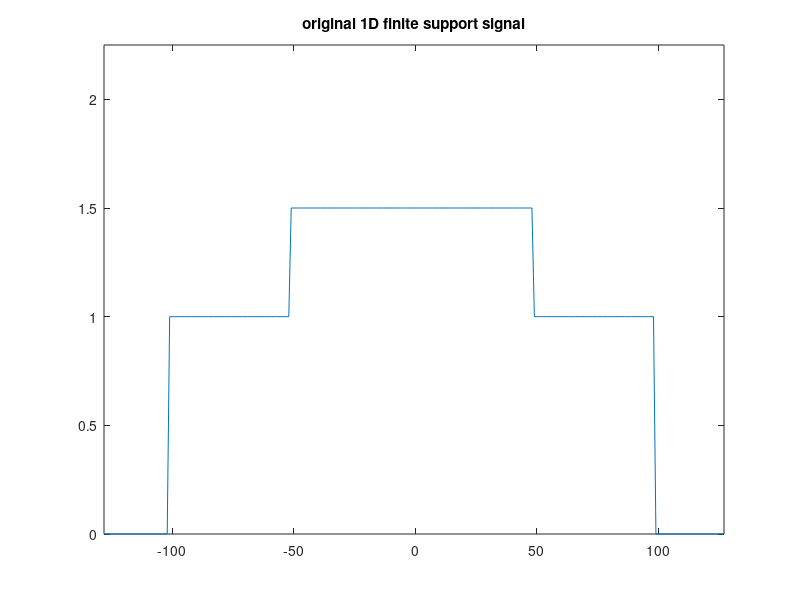
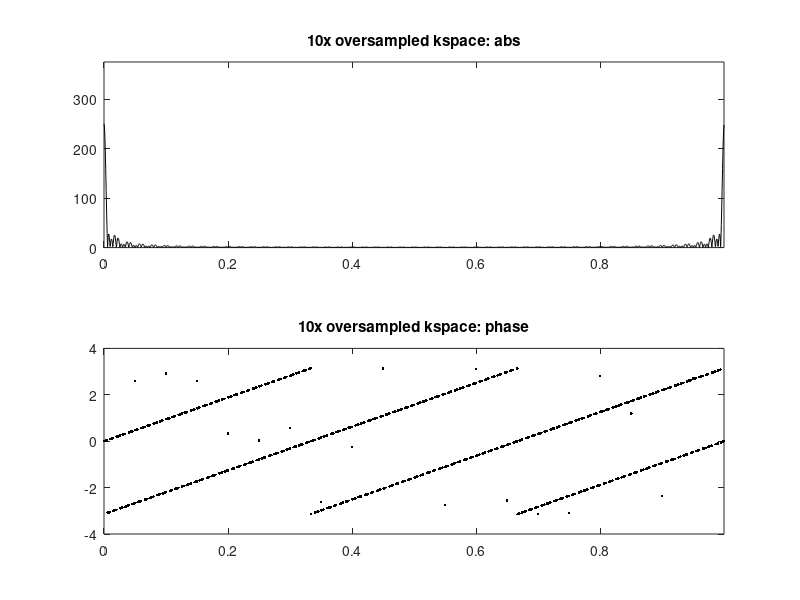
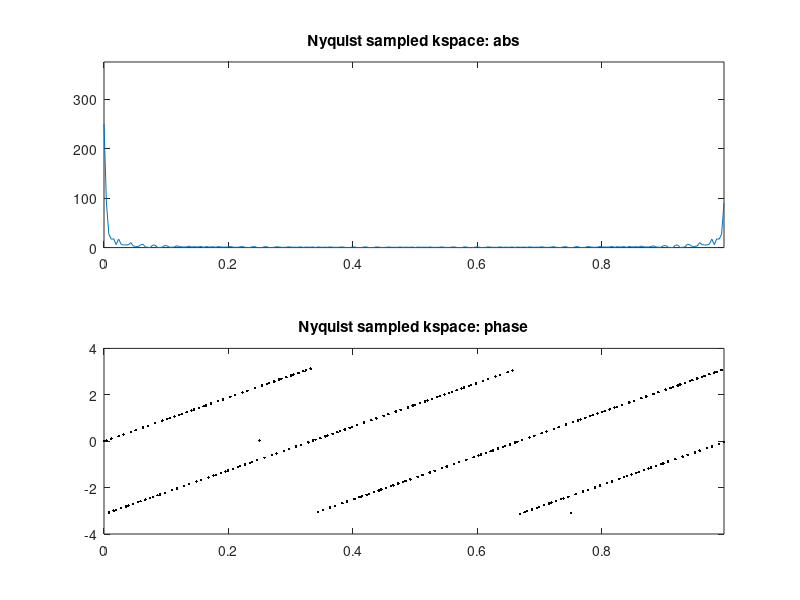
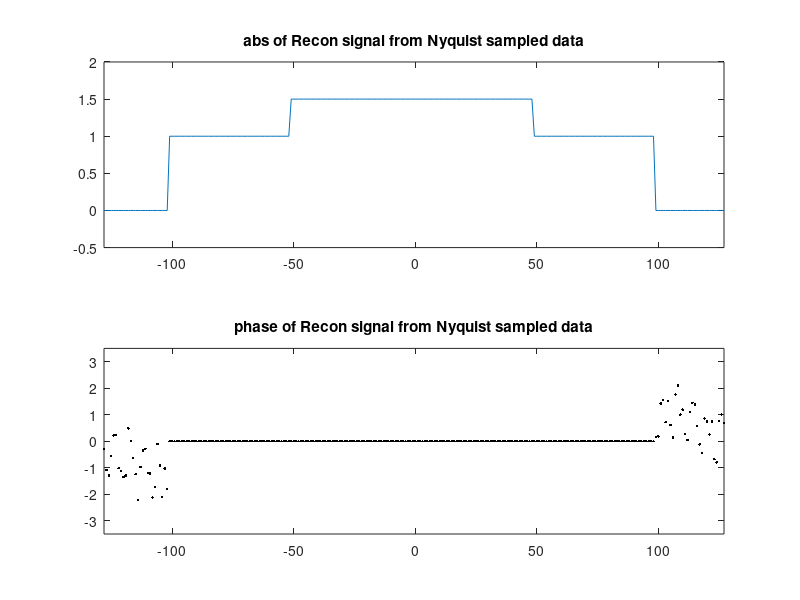

Source code (MATLAB) for these figures, in order:
%---------------------------------------------------
% This script simulates the Bunched Phase Encoding
% which based on Fourier shift theorem
% Reference: MRM, 2006, 55:633-648
% Created by Jia Sen on 2017/04/06
%---------------------------------------------------
clc;clear;close all;

%% Simulate a finite-support 1D image
N = 256;                      % image matrix size
delta_x = 1;                  % image resolution
x = -N/2:delta_x:N/2-1;       % image pixel positions
im = zeros(N,1);
im(N/2-100:1:N/2+100-1) = 1;  
im(N/2-50:1:N/2+50-1) = 1.5;  % simulate a 1D finite-support imaged object
figure;plot(x,im);axis([min(x),max(x),1.5*min(im),1.5*max(im)]);title('original 1D finite support signal')


%% Simulate a 10x oversampled kspace
delta_k = delta_x/N;                % Nyquist sampling interveal
delta_k_os = delta_k/10;            % oversampling
k_os = 0:delta_k_os:1-delta_k_os;   % oversampled k-space grid
kspace_os = zeros(size(k_os));      % oversampled k-space

for iter_k_os = 1:1:length(k_os)    % simulate k-space sampling
    kspace_os(iter_k_os) = sum(im'.*exp(-1i*2*pi*x*k_os(iter_k_os)));
end
figure;
subplot(2,1,1);plot(k_os,abs(kspace_os),'k-');axis([min(k_os),max(k_os),0,1.5*max(abs(kspace_os))]);title('10x oversampled kspace: abs');
subplot(2,1,2);plot(k_os,angle(kspace_os),'k.');axis([min(k_os),max(k_os),-4,4]);title('10x oversampled kspace: phase');


%% Simulate Nyquist sampled kspace
delta_k = delta_x/N;                % Nyquist sampling interveal
k_nyquist = 0:delta_k:1-delta_k;    % Note, kspace range from [0,1], not centered [-0.5,0.5]
kspace_nyquist = zeros(size(k_nyquist));  % Nyquist sampled k-space
for iter_k = 1:1:length(k_nyquist)  % simulate k-space sampling via DFT of image
    kspace_nyquist(iter_k) = sum(im'.*exp(-1i*2*pi*x*k_nyquist(iter_k)));
end
figure;
subplot(2,1,1);plot(k_nyquist,abs(kspace_nyquist));axis([min(k_nyquist),max(k_nyquist),0,1.5*max(abs(kspace_nyquist))]);title('Nyquist sampled kspace: abs');
subplot(2,1,2);plot(k_nyquist,angle(kspace_nyquist),'k.');axis([min(k_nyquist),max(k_nyquist),-4,4]);title('Nyquist sampled kspace: phase');

im_recon_nyquist = zeros(size(im));
for iter_im = 1:1:length(im);       % inverse Fourier transform of kspace gives the image
    im_recon_nyquist(iter_im) = (1/length(kspace_nyquist))*sum(kspace_nyquist.*exp(1i*2*pi*k_nyquist*x(iter_im)));
end
figure;
subplot(2,1,1);plot(x,abs(im_recon_nyquist));axis([min(x),max(x),-0.5,2]);title('abs of Recon signal from Nyquist sampled data')
subplot(2,1,2);plot(x,angle(im_recon_nyquist),'k.');axis([min(x),max(x),-3.5,3.5]);title('phase of Recon signal from Nyquist sampled data')
knum_plot = 25;
figure;plot(k_nyquist(1:1:2*knum_plot),abs(kspace_nyquist(1:1:2*knum_plot)),'k*');
hold on;plot(k_os(1:1:10*knum_plot),abs(kspace_os(1:1:10*knum_plot)),'k-','linewidth',1);
legend('nyquist sampled kspace','10x oversampled kspace');
axis([k_os(1),k_os(10*knum_plot),0,1.2*max(abs(kspace_os(1:1:10*knum_plot)))]);
title('Nyquist sampled kspace')

%% simulate 2x downsampling
ds_factor = 2;
k_ds = 0:ds_factor*delta_k:1-ds_factor*delta_k;
kspace_ds = zeros(size(k_ds));
for iter_k = 1:1:length(k_ds)      % simulate k-space sampling
    kspace_ds(iter_k) = sum(im'.*exp(-1i*2*pi*x*k_ds(iter_k)));
end
figure;
subplot(2,1,1);plot(k_ds,abs(kspace_ds));axis([min(k_ds),max(k_ds),0,1.5*max(abs(kspace_ds))]);title('2x downsampled kspace: abs');
subplot(2,1,2);plot(k_ds,angle(kspace_ds),'k.');axis([min(k_ds),max(k_ds),-3.5,3.5]);title('2x downsampled kspace: phase');

knum_plot = 25;
figure;plot(k_ds(1:1:knum_plot),abs(kspace_ds(1:1:knum_plot)),'ko');
hold on;plot(k_nyquist(1:1:2*knum_plot),abs(kspace_nyquist(1:1:2*knum_plot)),'k*');
hold on;plot(k_os(1:1:10*knum_plot),abs(kspace_os(1:1:10*knum_plot)),'k-','linewidth',1);
legend('2x downsampled kspace','nyquist sampled kspace','10x oversampled kspace');
axis([k_os(1),k_os(10*knum_plot),0,1.2*max(abs(kspace_os(1:1:10*knum_plot)))]);
title('2x downsampled kspace')

im_recon_aliase = zeros(size(im));
for iter_im = 1:1:length(im);      % inverse Fourier transform of kspace gives the aliased image
    im_recon_aliase(iter_im) = (0.5/length(kspace_ds))*sum(kspace_ds.*exp(1i*2*pi*k_ds*x(iter_im)));
end
figure;
subplot(2,1,1);plot(x,abs(im_recon_aliase));axis([min(x),max(x),-0.5,2]);title('abs of Recon signal from downsampled data')
subplot(2,1,2);plot(x,angle(im_recon_aliase),'k.');axis([min(x),max(x),-3.5,3.5]);title('phase of Recon signal from downsampled data')



%% simulate bunched 2x downsampling
alpha = 0.2;                        % distance between bunched samples is alpha*delta_k
k_shift = alpha*delta_k;            % the k-space shift should be smaller than Nyquist sampling interveral        
k_ds_shift = 0+k_shift:2*delta_k:1; % k-space sample positions
kspace_ds_shift = zeros(size(k_ds_shift));
for iter_k = 1:1:length(k_ds_shift)     % simulate k-space sampling
    kspace_ds_shift(iter_k) = sum(im'.*exp(-1i*2*pi*x*k_ds_shift(iter_k)));
end
figure;
subplot(2,1,1);plot(k_ds_shift,abs(kspace_ds_shift));axis([min(k_ds_shift),max(k_ds_shift),0,1.5*max(abs(kspace_ds_shift))]);title('2x downsampled&shifted kspace: abs');
subplot(2,1,2);plot(k_ds_shift,angle(kspace_ds_shift),'k.');axis([min(k_ds_shift),max(k_ds_shift),-4,4]);title('2x downsampled&shifted kspace: phase');

knum_plot = 25;
figure;plot(k_ds_shift(1:1:knum_plot),abs(kspace_ds_shift(1:1:knum_plot)),'ks');
hold on;plot(k_ds(1:1:knum_plot),abs(kspace_ds(1:1:knum_plot)),'ko');
hold on;plot(k_nyquist(1:1:2*knum_plot),abs(kspace_nyquist(1:1:2*knum_plot)),'k*');
hold on;plot(k_os(1:1:10*knum_plot),abs(kspace_os(1:1:10*knum_plot)),'k-','linewidth',1);
legend('2x downsampled and shift kspace','2x downsampled kspace','nyquist sampled kspace','10x oversampled kspace');
axis([k_os(1),k_os(10*knum_plot),0,1.2*max(abs(kspace_os(1:1:10*knum_plot)))]);
title('2x bunched downsampled kspace')


im_recon_aliase_phasemod = zeros(size(im));
for iter_im = 1:1:length(im);          % inverse Fourier transform gives the aliased image with phase modulation
    im_recon_aliase_phasemod(iter_im) = (0.5/length(kspace_ds_shift))*sum(kspace_ds_shift.*exp(1i*2*pi*k_ds_shift*x(iter_im)));
end
figure;
subplot(2,1,1);plot(x,abs(im_recon_aliase_phasemod));axis([min(x),max(x),-0.5,2]);title('abs of Recon signal from downsampled ans shifted data')
subplot(2,1,2);plot(x,angle(im_recon_aliase_phasemod),'k.');axis([min(x),max(x),-3.5,3.5]);title('phase of Recon signal from downsampled and shifted data')

%% image reconstruction via BPE matrix inversion
% given im_recon_aliase and im_recon_aliase_phasemod and alpha, recon a
% im_recon_inv without aliasing artifacts via matrix inversion
im_recon_inv = zeros(size(im));
for iter_im = 1:1:N/2
    A = 0.5*[1,1;1,exp(-1i*alpha*pi)];
    b = [im_recon_aliase(iter_im);im_recon_aliase_phasemod(iter_im)];
    x_temp = A\b;
    im_recon_inv(iter_im) = x_temp(1);
end
for iter_im = N/2+1:1:N
    A = 0.5*[1,1;1,exp(1i*alpha*pi)];
    b = [im_recon_aliase(iter_im);im_recon_aliase_phasemod(iter_im)];
    x_temp = A\b;
    im_recon_inv(iter_im) = x_temp(1);
end
figure;
subplot(2,1,1);plot(x,abs(im_recon_inv));axis([min(x),max(x),-0.5,2]);title('abs of BPE Recon signal')
subplot(2,1,2);plot(x,angle(im_recon_inv),'k.');axis([min(x),max(x),-3.5,3.5]);title('phase of BPE Recon signal');

recon_error = im - abs(im_recon_inv); figure;plot(x,recon_error);title('BPE recon error')
